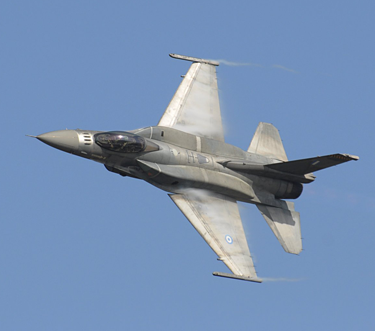
%> input picture EdgeDetection_HybridImgs/prob_pyramids/prob_pyramids/data/plane.bmp, 375 x 331 px
$ octave runThis.m   (GNU Octave 9; MATLAB toolbox functions it lacks are replaced by stand-ins)
%> lines starting %> are read from the running program, lines starting %| are printed output that depends on the picture
### EdgeDetection_HybridImgs/prob_pyramids/prob_pyramids/pyramidsGL.m

function [G, L] = pyramidsGL(im, N)
% [G, L] = pyramidsGL(im, N)
% Creates Gaussian (G) and Laplacian (L) pyramids of level N from image im.
% G and L are cell where G{i}, L{i} stores the i-th level of Gaussian and Laplacian pyramid, respectively.
    G={};
    L={};
    cutoff_frequency=7;
%     im_new={};
%     G={};
%     N={};
    filter = fspecial('Gaussian', cutoff_frequency*4+1, cutoff_frequency);

    size(im)
    im_new=imfilter(im,filter);
    orig_filt_img= im_new;
    size(im_new)

    for i=1:5
        G{i}= imresize(im_new,.5);
        im_new=imfilter(G{i},filter);
    end
    disp('finishedG');
    size(G{1})
    a=size(imresize(G{1},2));
    b=size(orig_filt_img);
    if a(1)~=b(1)&& a(2)==b(2)
        orig_filt_img=[orig_filt_img ;zeros(1,a(2))];
        disp('YES')

    elseif a(2)~=b(2)&& a(1)==b(1)
        orig_filt_img=[orig_filt_img  zeros(a(1),1)];

    elseif a(2)~=b(2)&& a(1)~=b(1)
%         X=[[zeros(1,a(2));orig_filt_img] zeros(a(1)+1,1)];
%         orig_filt_img=[orig_filt_img ;zeros(a(1),1)];
%         orig_filt_img=[orig_filt_img zeros(1,a(2))];
        orig_filt_img=padarray(orig_filt_img,[1 1],0,'post');
    end
% [5 lines of commented-out code are left out]
    L{1}= (orig_filt_img - (imfilter((imresize(G{1},2)),filter)))
% [5 lines of commented-out code are left out]
    for j= 2:5
        disp(j)
        c=size(G{j-1});
        d=size(imresize(G{j},2));
        if c(2)~=d(2)&& c(1)==d(1)
            G{j-1}=padarray(G{j-1},[0 1],0,'post');
%               G{j-1}=[G{j-1} zeros(c(1),1)];
        elseif c(1)~=d(1)&& c(2)==d(2)
            G{j-1}=padarray(G{j-1},[1 0],0,'post');
%               G{j-1}=[G{j-1}; zeros(1,c(2))];
        elseif c(2)~=d(2)&& c(1)~=d(1)
            G{j-1}=padarray(G{j-1},[1 1],0,'post');
        end

        L{j}=G{j-1}-(imfilter((imresize(G{j},2)),filter))

    end
% [18 lines of commented-out code are left out]


end

### EdgeDetection_HybridImgs/prob_pyramids/prob_pyramids/reconstruct.m
function img = reconstruct( L )
%UNTITLED2 Summary of this function goes here
%   Detailed explanation goes here
    cutoff_frequency=7;
    filter = fspecial('Gaussian', cutoff_frequency*4+1, cutoff_frequency);
    s={}
    c=size(L{4});
    d=size((imresize(L{5},2)));
    t1=(imresize(L{5},2))
    if c(2)~=d(2)&& c(1)==d(1)

        t1=t1(:,1:c(2),:)
%               G{j-1}=[G{j-1} zeros(c(1),1)];
    elseif c(1)~=d(1)&& c(2)==d(2)
        t1=t1(1:c(1),:,:)
%               G{j-1}=[G{j-1}; zeros(1,c(2))];
    elseif c(2)~=d(2)&& c(1)~=d(1)
        t1=t1(1:c(1),1:c(2),:)
    end
    s{4}=L{4}+(imfilter(t1,filter));
% [7 lines of commented-out code are left out]
    for i=0:2
        j=3-i;
        c=size(L{j});

        t=imresize(s{j+1},2);
        d=size(t);
%         rect=[0 0 c(1) c(2)]
%         t=imcrop(t,rect)
        if c(2)~=d(2)&& c(1)==d(1)

            t=t(:,1:c(2),:)
%               G{j-1}=[G{j-1} zeros(c(1),1)];
        elseif c(1)~=d(1)&& c(2)==d(2)
            t=t(1:c(1),:,:)
%               G{j-1}=[G{j-1}; zeros(1,c(2))];
        elseif c(2)~=d(2)&& c(1)~=d(1)
            t=t(1:c(1),1:c(2),:)
        end

%         a=L_temp;
        s{j}=L{j}+(imfilter(t,filter));
        size(t)
        size(L{j})

    end
% [5 lines of commented-out code are left out]
    img=s{j};

end

### EdgeDetection_HybridImgs/prob_pyramids/prob_pyramids/runThis.m
clear all; close all;
im = im2single(imread('data/plane.bmp'));
N=5;
G={};
L={};
[G,L]=pyramidsGL(im,N)
%> the loop in pyramidsGL, `for i=1:5` made 5 passes
%> pass 1, in pyramidsGL, `im_new=imfilter(G{i},filter);`:
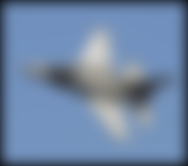
%> im_new: size 166x188x3 single; mean R, G, B 0.436, 0.526, 0.651
%> after the loop in pyramidsGL, `for i=1:5`: G = 5 items
%> in pyramidsGL, `size(G{1})`: ans = [166 188 3]
%> in pyramidsGL, `a=size(imresize(G{1},2));`: a = [332 376 3]
%> the loop in pyramidsGL, `for j= 2:5` made 4 passes
%> (c, d) on passes 2 to 4: ([83 94 3], [84 94 3]), ([42 47 3], [42 48 3]), ([21 24 3], [22 24 3])
%> after the loop in pyramidsGL, `for j= 2:5`: L = 5 items
%> G = 5 items; L = 5 items

img1=reconstruct(L);
%> in reconstruct, `c=size(L{4});`: c = [42 48 3]
%> in reconstruct, `d=size((imresize(L{5},2)));`: d = [44 48 3]
%> in reconstruct, `t1=t1(1:c(1),:,:)`:
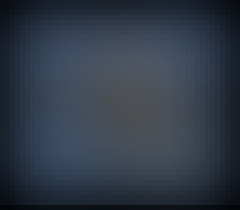
%> t1: size 42x48x3 single (shown 5 times larger); mean R, G, B 0.191, 0.228, 0.28
%> the loop in reconstruct, `for i=0:2` made 3 passes
%> pass 1, in reconstruct, `t=imresize(s{j+1},2);`:
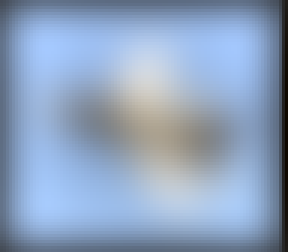
%> t: size 84x96x3 single (shown 3 times larger); mean R, G, B 0.274, 0.331, 0.411; drawn with min black and max white
%> pass 1, in reconstruct, `t=t(:,1:c(2),:)`:
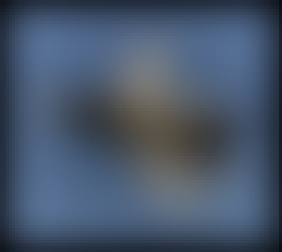
%> t: size 84x94x3 single (shown 3 times larger); mean R, G, B 0.281, 0.339, 0.421
%> pass 2, in reconstruct, `t=t(1:c(1),:,:)`:
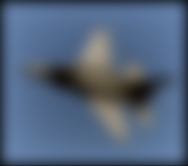
%> t: size 166x188x3 single; mean R, G, B 0.325, 0.394, 0.492
%> after the loop in reconstruct, `for i=0:2`: s = 4 items
%> in reconstruct, `img=s{j};`:
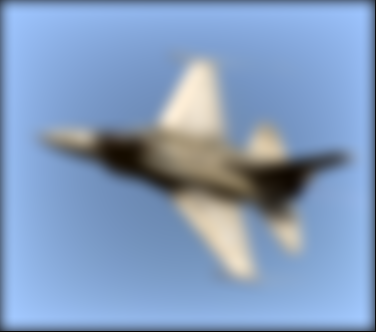
%> img: size 332x376x3 single; mean R, G, B 0.346, 0.422, 0.527; drawn with min black and max white
figure(1);
imshow(img1);
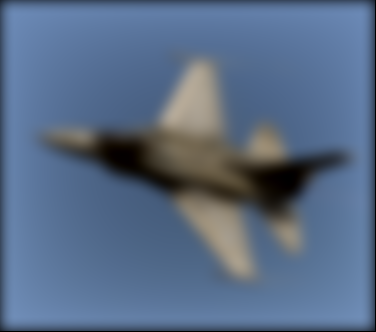
%> displayed picture: size 332x376x3, on the screen's scale of 0 to 255; mean R, G, B 88.3, 107.6, 134.6
size(img1)
%> ans = [332 376 3]
size(im)
%> ans = [331 375 3]
% im=imresize(im,round([size(img1, 1), size(img1, 2), size(img1,3)]),'bicubic');
%> (the run ends here)

$ run again, with EdgeDetection_HybridImgs/prob_pyramids/prob_pyramids/data/dog.bmp copied over EdgeDetection_HybridImgs/prob_pyramids/prob_pyramids/data/plane.bmp
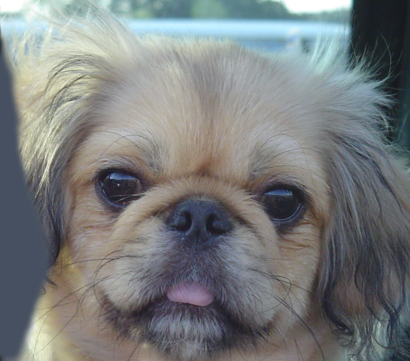
%> input picture EdgeDetection_HybridImgs/prob_pyramids/prob_pyramids/data/dog.bmp, 410 x 361 px
%> the loop in pyramidsGL, `for i=1:5` made 5 passes
%> pass 1, in pyramidsGL, `im_new=imfilter(G{i},filter);`:
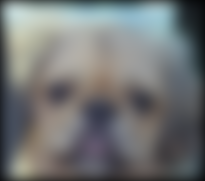
%> im_new: size 181x205x3 single; mean R, G, B 0.447, 0.457, 0.458
%> pass 3, in pyramidsGL, `im_new=imfilter(G{i},filter);`:
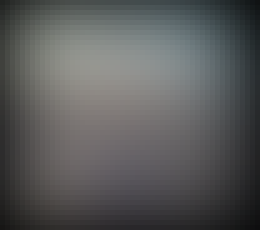
%> im_new: size 46x52x3 single (shown 5 times larger); mean R, G, B 0.35, 0.354, 0.354
%> after the loop in pyramidsGL, `for i=1:5`: G = 5 items
%> in pyramidsGL, `size(G{1})`: ans = [181 205 3]
%> a = [362 410 3]
